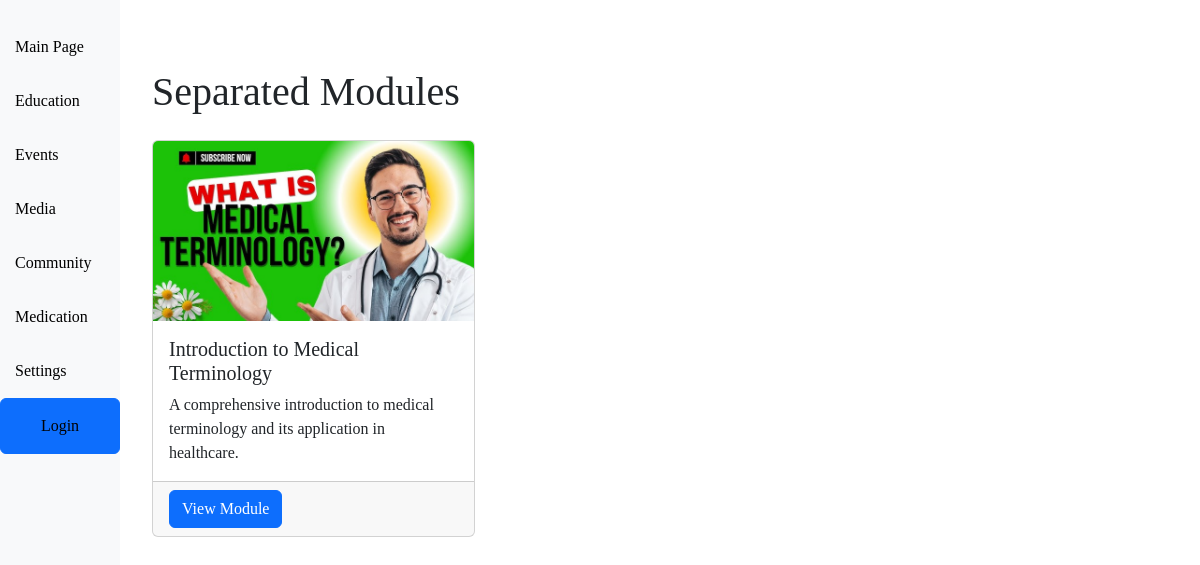
Page /courses/modules/ on the committed database.
### modules/models.py (models this page shows, shortened)
class Module(models.Model):
    title = models.CharField(max_length=255)
    video = models.URLField(blank=True, null=True)
    image = models.ImageField(upload_to=get_timestamp_upload_to)
    description = models.TextField()
    speakers = models.ManyToManyField('courses.Speaker', related_name='modules_speakers', blank=True)
    drugs = models.ManyToManyField('courses.Drug', related_name='modules_drugs', blank=True)
    sponsor = models.ForeignKey('Sponsor', on_delete=models.SET_NULL, null=True, blank=True)
    attaches = models.ManyToManyField('courses.Attach', related_name='modules_attaches', blank=True)
    tags = models.ManyToManyField('courses.Tag', related_name='modules_tags', blank=True)
    disclaimer = models.TextField(blank=True, null=True)
    part_of_course = models.BooleanField(default=False)

### modules/views.py (the view)
# urls.py: path('', views.ModuleListView.as_view(), name='list'),
class ModuleListView(ListView):
    model = Module
    def get_queryset(self):
        return Module.objects.filter(part_of_course=False)

### modules/templates/modules/module_list.html
{% extends 'title_img_list.html' %}
{% block title %}Separated Modules{% endblock %}
{% block footer %}
    <a href="{% url 'courses:modules:detail' object.pk %}" class="btn btn-primary">View Module</a>
{% endblock %}

### templates/title_img_list.html (shortened to what this page needs)
{% extends 'base.html' %}
{% load static %}
{% block content %}
    <div class="container mt-5">
        <h1 class="mb-4">{% block title %}{% endblock %}</h1>
        <div class="row">
            {% for object in object_list %}
                <div class="col-md-4 mb-4">
                    <div class="card h-100">
                        {% if object.image %}
                            <img src="{{ object.image.url }}" class="card-img-top" alt="{{ object.title }}">
                        {% else %}
                            <img src="{% static 'img/placeholder.png' %}" class="card-img-top" alt="No image available">
                        {% endif %}
                        <div class="card-body">
                            <h5 class="card-title">{{ object.title }}</h5>
                            <p class="card-text">{{ object.description|truncatewords:20 }}</p>
                        </div>
                        <div class="card-footer">
                            {% block footer %}{% endblock %}
                        </div>
                    </div>
                </div>
            {% empty %}
                <p>No available at the moment.</p>
            {% endfor %}
        </div>
    </div>
{% endblock %}

### static/base.css (style rules this page uses)
body { --sidebar-width: 10%; font-family: 'Consolas', serif; }

### rows in the picture
Module: image (picture), title "Introduction to Medical Terminology", description "A comprehensive introduction to medical terminology and its application in healthcare."
